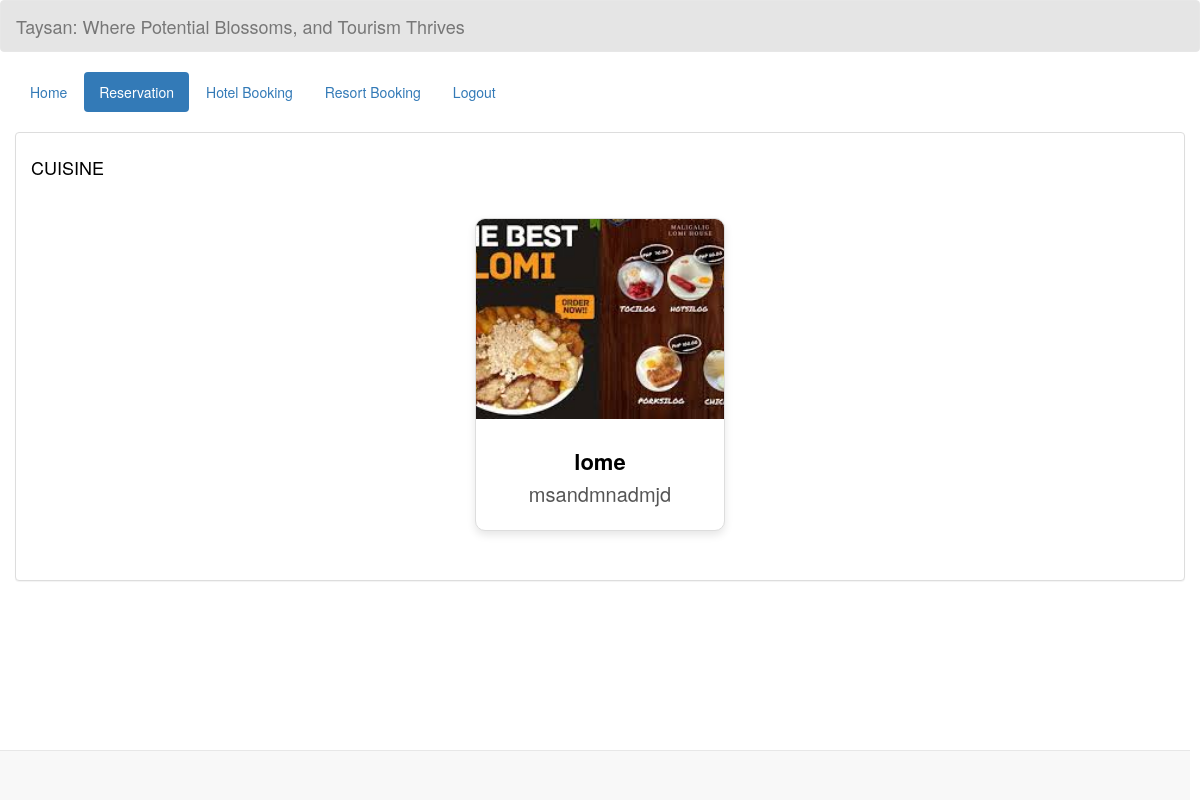
Page /view_cuisine.php on the committed database.
### tables this page shows
CREATE TABLE `cuisine` (
  `cuisine_id` int(200) NOT NULL,
  `cuisine_name` varchar(200) NOT NULL,
  `descr` varchar(200) NOT NULL,
  `location` varchar(200) NOT NULL,
  `photo` varchar(200) NOT NULL
);

### view_cuisine.php (the view, shortened to what this page needs)
<!DOCTYPE html>
<html lang = "en">
	<head>
		<link rel = "stylesheet" type = "text/css" href = "css/bootstrap.css " />
		<link rel = "stylesheet" type = "text/css" href = "css/style.css" />
	</head>
<body>
	<nav style = "background-color:rgba(0, 0, 0, 0.1);" class = "navbar navbar-default">
		<div  class = "container-fluid">
			<div class = "navbar-header">
            <a class = "navbar-brand" >Taysan: Where Potential Blossoms, and Tourism Thrives</a>
			</div>
		</div>
	</nav>
	<div class = "container-fluid">
		<ul class = "nav nav-pills">
        <?php
            $id = isset($_GET['id']) ? $_GET['id'] : null;
            ?>
			<li><a href = "">Home</a></li>
			<li class = "active"><a href="reservation.php?id=<?php echo $id; ?>">Reservation</a></li>
            <li><a href="records.php?id=<?php echo $id; ?>">Hotel Booking</a></li>
            <li><a href="records_resort.php?id=<?php echo $id; ?>">Resort Booking</a></li>
			<li><a href = "login_user.php">Logout</a></li>
		</ul>
	</div>
	<br />
	<div class = "container-fluid">
		<div class = "panel panel-default">
			<div class = "panel-body">
		  <section class = "services sec-width" id = "services">
          <div class="title">
            <h4 style="color: black;">CUISINE </h4>
        </div>
            <div style="padding: 20px; text-align: center;">
            <?php
                require_once 'connection/connect.php';
                $query = $conn->query("SELECT * FROM `cuisine` ") or die(mysql_error());
                while($fetch = $query->fetch_array()){
                ?>
                    <div style="display: inline-block; width: 250px; border: 1px solid #ddd; border-radius: 10px; overflow: hidden; box-shadow: 0 4px 8px rgba(0, 0, 0, 0.1); background-color: #fff; margin: 10px; transition: all 0.3s ease;"
                        onmouseover="this.style.boxShadow='0 8px 16px rgba(0, 0, 0, 0.2)'; this.style.transform='scale(1.05)';"
                        onmouseout="this.style.boxShadow='0 4px 8px rgba(0, 0, 0, 0.1)'; this.style.transform='scale(1)';">
                        <img src="photo/<?php echo $fetch['photo']; ?>" alt="Room Image" style="width: 100%; height: 200px; object-fit: cover; transition: all 0.3s ease;"
                            onmouseover="this.style.transform='scale(1.1)';"
                            onmouseout="this.style.transform='scale(1)';">
                        <div style="padding: 10px; text-align: center;">
                            <h3 style="font-size: 2.2rem; margin-bottom: 5px; font-weight: bold; color: black;"><?php echo $fetch['cuisine_name']; ?></h3>
                            <h4 style="font-size: 2rem; color: #555; margin-bottom: 15px;"><?php echo $fetch['descr']; ?></h4>
                        </div>
                    </div>
                <?php
                }
                ?>
            </div>
        </section>
			</div>
		</div>
	</div>
	<br />
	<div style = "text-align:right; margin-right:10px;" class = "navbar navbar-default navbar-fixed-bottom">
	</div>
    </body>
</html>

### rows in the picture
cuisine: photo (picture), cuisine_name "lome", descr "msandmnadmjd"
